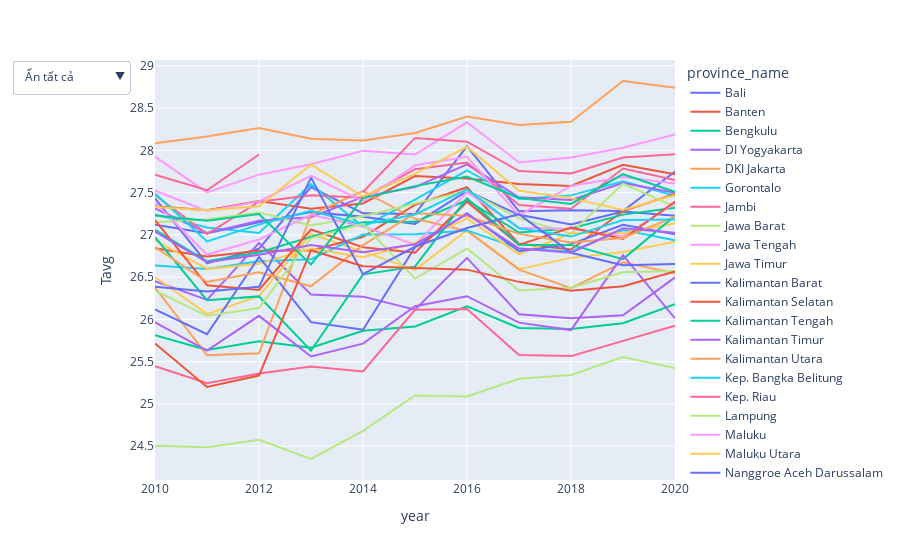

Source (notebook cell):
### Markdown cell above
Kỹ thuật áp dụng:
* Hover data: Khi người dùng di chuột qua một điểm dữ liệu, một tooltip sẽ xuất hiện hiển thị tất cả giá trị ở điểm dữ liệu đó.
* Zoom và cuộn: Người dùng có thể sử dụng công cụ zoom và cuộn để phóng to hoặc thu nhỏ các phần cụ thể của biểu đồ.
* Selection: người dùng có thể nhấp vào từng province_name ở list bên phải để ẩn hoặc hiện đường nhiệt độ của tỉnh đó trên biểu đồ. Có thể ẩn hoặc hiện tất cả tỉnh bằng nút bên trái

### Code cell
df_temp_year = df.groupby(['year','province_name'],as_index=False)['Tavg'].mean()
fig = px.line(df_temp_year, x="year", y="Tavg", color="province_name")
fig.update_layout(
    updatemenus=[
        {
            'buttons': [
                {
                    'args': [{'visible': 'legendonly'}],
                    'label': 'Ẩn tất cả',
                    'method': 'update'
                },
                {
                    'args': [{'visible': True}],
                    'label': 'Hiển thị tất cả',
                    'method': 'update'
                }
            ],
            'direction': 'down',
            'showactive': True,
        }
    ]
)

fig

### Figure 1 — Plotly figure (JSON) as saved in the notebook; plotly's stock layout.template omitted (floating-point values rounded to 4 significant figures)
{"data": [{"hovertemplate": "province_name=Bali<br>year=%{x}<br>Tavg=%{y}<extra></extra>", "legendgroup": "Bali", "line": {"color": "#636efa", "dash": "solid"}, "marker": {"symbol": "circle"}, "mode": "lines", "name": "Bali", "orientation": "v", "showlegend": true, "type": "scatter", "x": [2010, 2011, 2012, 2013, 2014, 2015, 2016, 2017, 2018, 2019, 2020], "xaxis": "x", "y": [27.43, 26.66, 26.84, 27.57, 27.25, 27.25, 28.05, 27.28, 27.29, 27.28, 27.75], "yaxis": "y"}, {"hovertemplate": "province_name=Banten<br>year=%{x}<br>Tavg=%{y}<extra></extra>", "legendgroup": "Banten", "line": {"color": "#EF553B", "dash": "solid"}, "marker": {"symbol": "circle"}, "mode": "lines", "name": "Banten", "orientation": "v", "showlegend": true, "type": "scatter", "x": [2010, 2011, 2012, 2013, 2014, 2015, 2016, 2017, 2018, 2019, 2020], "xaxis": "x", "y": [27.34, 27.29, 27.4, 27.31, 27.37, 27.7, 27.67, 27.6, 27.58, 27.83, 27.72], "yaxis": "y"}, {"hovertemplate": "province_name=Bengkulu<br>year=%{x}<br>Tavg=%{y}<extra></extra>", "legendgroup": "Bengkulu", "line": {"color": "#00cc96", "dash": "solid"}, "marker": {"symbol": "circle"}, "mode": "lines", "name": "Bengkulu", "orientation": "v", "showlegend": true, "type": "scatter", "x": [2010, 2011, 2012, 2013, 2014, 2015, 2016, 2017, 2018, 2019, 2020], "xaxis": "x", "y": [25.81, 25.64, 25.74, 25.66, 25.87, 25.92, 26.15, 25.9, 25.89, 25.95, 26.18], "yaxis": "y"}, {"hovertemplate": "province_name=DI Yogyakarta<br>year=%{x}<br>Tavg=%{y}<extra></extra>", "legendgroup": "DI Yogyakarta", "line": {"color": "#ab63fa", "dash": "solid"}, "marker": {"symbol": "circle"}, "mode": "lines", "name": "DI Yogyakarta", "orientation": "v", "showlegend": true, "type": "scatter", "x": [2010, 2011, 2012, 2013, 2014, 2015, 2016, 2017, 2018, 2019, 2020], "xaxis": "x", "y": [26.45, 26.23, 26.9, 26.3, 26.27, 26.11, 26.73, 26.06, 26.01, 26.05, 26.5], "yaxis": "y"}, {"hovertemplate": "province_name=DKI Jakarta<br>year=%{x}<br>Tavg=%{y}<extra></extra>", "legendgroup": "DKI Jakarta", "line": {"color": "#FFA15A", "dash": "solid"}, "marker": {"symbol": "circle"}, "mode": "lines", "name": "DKI Jakarta", "orientation": "v", "showlegend": true, "type": "scatter", "x": [2010, 2011, 2012, 2013, 2014, 2015, 2016, 2017, 2018, 2019, 2020], "xaxis": "x", "y": [28.09, 28.16, 28.26, 28.14, 28.12, 28.2, 28.4, 28.3, 28.34, 28.82, 28.74], "yaxis": "y"}, {"hovertemplate": "province_name=Gorontalo<br>year=%{x}<br>Tavg=%{y}<extra></extra>", "legendgroup": "Gorontalo", "line": {"color": "#19d3f3", "dash": "solid"}, "marker": {"symbol": "circle"}, "mode": "lines", "name": "Gorontalo", "orientation": "v", "showlegend": true, "type": "scatter", "x": [2010, 2011, 2012, 2013, 2014, 2015, 2016, 2017, 2018, 2019, 2020], "xaxis": "x", "y": [27.24, 27.09, 27.02, 27.6, 27.1, 27.42, 27.76, 27.42, 27.47, 27.63, 27.46], "yaxis": "y"}, {"hovertemplate": "province_name=Jambi<br>year=%{x}<br>Tavg=%{y}<extra></extra>", "legendgroup": "Jambi", "line": {"color": "#FF6692", "dash": "solid"}, "marker": {"symbol": "circle"}, "mode": "lines", "name": "Jambi", "orientation": "v", "showlegend": true, "type": "scatter", "x": [2010, 2011, 2012, 2013, 2014, 2015, 2016, 2017, 2018, 2019, 2020], "xaxis": "x", "y": [25.45, 25.25, 25.36, 25.44, 25.38, 26.11, 26.12, 25.58, 25.57, 25.75, 25.92], "yaxis": "y"}, {"hovertemplate": "province_name=Jawa Barat<br>year=%{x}<br>Tavg=%{y}<extra></extra>", "legendgroup": "Jawa Barat", "line": {"color": "#B6E880", "dash": "solid"}, "marker": {"symbol": "circle"}, "mode": "lines", "name": "Jawa Barat", "orientation": "v", "showlegend": true, "type": "scatter", "x": [2010, 2011, 2012, 2013, 2014, 2015, 2016, 2017, 2018, 2019, 2020], "xaxis": "x", "y": [24.5, 24.49, 24.58, 24.35, 24.68, 25.1, 25.09, 25.3, 25.34, 25.56, 25.42], "yaxis": "y"}, {"hovertemplate": "province_name=Jawa Tengah<br>year=%{x}<br>Tavg=%{y}<extra></extra>", "legendgroup": "Jawa Tengah", "line": {"color": "#FF97FF", "dash": "solid"}, "marker": {"symbol": "circle"}, "mode": "lines", "name": "Jawa Tengah", "orientation": "v", "showlegend": true, "type": "scatter", "x": [2010, 2011, 2012, 2013, 2014, 2015, 2016, 2017, 2018, 2019, 2020], "xaxis": "x", "y": [27.93, 27.5, 27.71, 27.84, 27.99, 27.95, 28.33, 27.86, 27.91, 28.03, 28.19], "yaxis": "y"}, {"hovertemplate": "province_name=Jawa Timur<br>year=%{x}<br>Tavg=%{y}<extra></extra>", "legendgroup": "Jawa Timur", "line": {"color": "#FECB52", "dash": "solid"}, "marker": {"symbol": "circle"}, "mode": "lines", "name": "Jawa Timur", "orientation": "v", "showlegend": true, "type": "scatter", "x": [2010, 2011, 2012, 2013, 2014, 2015, 2016, 2017, 2018, 2019, 2020], "xaxis": "x", "y": [26.5, 26.06, 26.28, 27.01, 26.8, 26.59, 27.06, 26.59, 26.73, 26.8, 26.92], "yaxis": "y"}, {"hovertemplate": "province_name=Kalimantan Barat<br>year=%{x}<br>Tavg=%{y}<extra></extra>", "legendgroup": "Kalimantan Barat", "line": {"color": "#636efa", "dash": "solid"}, "marker": {"symbol": "circle"}, "mode": "lines", "name": "Kalimantan Barat", "orientation": "v", "showlegend": true, "type": "scatter", "x": [2010, 2011, 2012, 2013, 2014, 2015, 2016, 2017, 2018, 2019, 2020], "xaxis": "x", "y": [27.12, 27.02, 27.15, 27.27, 27.21, 27.13, 27.52, 27.24, 27.12, 27.28, 27.23], "yaxis": "y"}, {"hovertemplate": "province_name=Kalimantan Selatan<br>year=%{x}<br>Tavg=%{y}<extra></extra>", "legendgroup": "Kalimantan Selatan", "line": {"color": "#EF553B", "dash": "solid"}, "marker": {"symbol": "circle"}, "mode": "lines", "name": "Kalimantan Selatan", "orientation": "v", "showlegend": true, "type": "scatter", "x": [2010, 2011, 2012, 2013, 2014, 2015, 2016, 2017, 2018, 2019, 2020], "xaxis": "x", "y": [26.84, 26.74, 26.81, 26.82, 26.98, 27.36, 27.56, 26.89, 26.83, 27.28, 27.48], "yaxis": "y"}, {"hovertemplate": "province_name=Kalimantan Tengah<br>year=%{x}<br>Tavg=%{y}<extra></extra>", "legendgroup": "Kalimantan Tengah", "line": {"color": "#00cc96", "dash": "solid"}, "marker": {"symbol": "circle"}, "mode": "lines", "name": "Kalimantan Tengah", "orientation": "v", "showlegend": true, "type": "scatter", "x": [2010, 2011, 2012, 2013, 2014, 2015, 2016, 2017, 2018, 2019, 2020], "xaxis": "x", "y": [27.06, 26.69, 26.79, 26.98, 27.15, 27.15, 27.41, 27.03, 27.08, 27.24, 27.32], "yaxis": "y"}, {"hovertemplate": "province_name=Kalimantan Timur<br>year=%{x}<br>Tavg=%{y}<extra></extra>", "legendgroup": "Kalimantan Timur", "line": {"color": "#ab63fa", "dash": "solid"}, "marker": {"symbol": "circle"}, "mode": "lines", "name": "Kalimantan Timur", "orientation": "v", "showlegend": true, "type": "scatter", "x": [2010, 2011, 2012, 2013, 2014, 2015, 2016, 2017, 2018, 2019, 2020], "xaxis": "x", "y": [27.31, 27.02, 27.17, 27.21, 27.45, 27.57, 27.83, 27.44, 27.41, 27.61, 27.5], "yaxis": "y"}, {"hovertemplate": "province_name=Kalimantan Utara<br>year=%{x}<br>Tavg=%{y}<extra></extra>", "legendgroup": "Kalimantan Utara", "line": {"color": "#FFA15A", "dash": "solid"}, "marker": {"symbol": "circle"}, "mode": "lines", "name": "Kalimantan Utara", "orientation": "v", "showlegend": true, "type": "scatter", "x": [2010, 2011, 2012, 2013, 2014, 2015, 2016, 2017, 2018, 2019, 2020], "xaxis": "x", "y": [26.38, 25.58, 25.6, 27.24, 27.52, 27.19, 27.05, 26.59, 26.37, 26.67, 26.55], "yaxis": "y"}, {"hovertemplate": "province_name=Kep. Bangka Belitung<br>year=%{x}<br>Tavg=%{y}<extra></extra>", "legendgroup": "Kep. Bangka Belitung", "line": {"color": "#19d3f3", "dash": "solid"}, "marker": {"symbol": "circle"}, "mode": "lines", "name": "Kep. Bangka Belitung", "orientation": "v", "showlegend": true, "type": "scatter", "x": [2010, 2011, 2012, 2013, 2014, 2015, 2016, 2017, 2018, 2019, 2020], "xaxis": "x", "y": [26.64, 26.6, 26.69, 26.71, 27.0, 27.01, 27.05, 26.84, 26.8, 27.06, 26.94], "yaxis": "y"}, {"hovertemplate": "province_name=Kep. Riau<br>year=%{x}<br>Tavg=%{y}<extra></extra>", "legendgroup": "Kep. Riau", "line": {"color": "#FF6692", "dash": "solid"}, "marker": {"symbol": "circle"}, "mode": "lines", "name": "Kep. Riau", "orientation": "v", "showlegend": true, "type": "scatter", "x": [2010, 2011, 2012, 2013, 2014, 2015, 2016, 2017, 2018, 2019, 2020], "xaxis": "x", "y": [27.47, 27.01, 27.39, 27.47, 27.44, 27.78, 27.86, 27.35, 27.31, 27.78, 27.65], "yaxis": "y"}, {"hovertemplate": "province_name=Lampung<br>year=%{x}<br>Tavg=%{y}<extra></extra>", "legendgroup": "Lampung", "line": {"color": "#B6E880", "dash": "solid"}, "marker": {"symbol": "circle"}, "mode": "lines", "name": "Lampung", "orientation": "v", "showlegend": true, "type": "scatter", "x": [2010, 2011, 2012, 2013, 2014, 2015, 2016, 2017, 2018, 2019, 2020], "xaxis": "x", "y": [27.15, 27.18, 27.26, 27.11, 27.22, 27.37, 27.52, 27.2, 27.02, 27.6, 27.33], "yaxis": "y"}, {"hovertemplate": "province_name=Maluku<br>year=%{x}<br>Tavg=%{y}<extra></extra>", "legendgroup": "Maluku", "line": {"color": "#FF97FF", "dash": "solid"}, "marker": {"symbol": "circle"}, "mode": "lines", "name": "Maluku", "orientation": "v", "showlegend": true, "type": "scatter", "x": [2010, 2011, 2012, 2013, 2014, 2015, 2016, 2017, 2018, 2019, 2020], "xaxis": "x", "y": [27.38, 26.77, 26.95, 27.24, 27.1, 26.88, 27.5, 27.09, 27.07, 26.98, 27.37], "yaxis": "y"}, {"hovertemplate": "province_name=Maluku Utara<br>year=%{x}<br>Tavg=%{y}<extra></extra>", "legendgroup": "Maluku Utara", "line": {"color": "#FECB52", "dash": "solid"}, "marker": {"symbol": "circle"}, "mode": "lines", "name": "Maluku Utara", "orientation": "v", "showlegend": true, "type": "scatter", "x": [2010, 2011, 2012, 2013, 2014, 2015, 2016, 2017, 2018, 2019, 2020], "xaxis": "x", "y": [26.94, 26.6, 26.66, 26.84, 26.74, 26.9, 27.19, 26.77, 27.02, 27.02, 27.14], "yaxis": "y"}, {"hovertemplate": "province_name=Nanggroe Aceh Darussalam<br>year=%{x}<br>Tavg=%{y}<extra></extra>", "legendgroup": "Nanggroe Aceh Darussalam", "line": {"color": "#636efa", "dash": "solid"}, "marker": {"symbol": "circle"}, "mode": "lines", "name": "Nanggroe Aceh Darussalam", "orientation": "v", "showlegend": true, "type": "scatter", "x": [2010, 2011, 2012, 2013, 2014, 2015, 2016, 2017, 2018, 2019, 2020], "xaxis": "x", "y": [26.12, 25.82, 26.74, 25.97, 25.88, 26.85, 27.26, 26.81, 26.89, 27.12, 27.01], "yaxis": "y"}, {"hovertemplate": "province_name=Nusa Tenggara Barat<br>year=%{x}<br>Tavg=%{y}<extra></extra>", "legendgroup": "Nusa Tenggara Barat", "line": {"color": "#EF553B", "dash": "solid"}, "marker": {"symbol": "circle"}, "mode": "lines", "name": "Nusa Tenggara Barat", "orientation": "v", "showlegend": true, "type": "scatter", "x": [2010, 2011, 2012, 2013, 2014, 2015, 2016, 2017, 2018, 2019, 2020], "xaxis": "x", "y": [27.18, 26.4, 26.35, 27.06, 26.85, 26.79, 27.39, 26.88, 27.09, 26.95, 27.39], "yaxis": "y"}, {"hovertemplate": "province_name=Nusa Tenggara Timur<br>year=%{x}<br>Tavg=%{y}<extra></extra>", "legendgroup": "Nusa Tenggara Timur", "line": {"color": "#00cc96", "dash": "solid"}, "marker": {"symbol": "circle"}, "mode": "lines", "name": "Nusa Tenggara Timur", "orientation": "v", "showlegend": true, "type": "scatter", "x": [2010, 2011, 2012, 2013, 2014, 2015, 2016, 2017, 2018, 2019, 2020], "xaxis": "x", "y": [26.97, 26.23, 26.27, 25.63, 26.53, 26.62, 27.43, 26.88, 26.88, 26.71, 27.23], "yaxis": "y"}, {"hovertemplate": "province_name=Papua<br>year=%{x}<br>Tavg=%{y}<extra></extra>", "legendgroup": "Papua", "line": {"color": "#ab63fa", "dash": "solid"}, "marker": {"symbol": "circle"}, "mode": "lines", "name": "Papua", "orientation": "v", "showlegend": true, "type": "scatter", "x": [2010, 2011, 2012, 2013, 2014, 2015, 2016, 2017, 2018, 2019, 2020], "xaxis": "x", "y": [25.96, 25.63, 26.04, 25.56, 25.71, 26.16, 26.27, 25.96, 25.87, 26.76, 26.01], "yaxis": "y"}, {"hovertemplate": "province_name=Papua Barat<br>year=%{x}<br>Tavg=%{y}<extra></extra>", "legendgroup": "Papua Barat", "line": {"color": "#FFA15A", "dash": "solid"}, "marker": {"symbol": "circle"}, "mode": "lines", "name": "Papua Barat", "orientation": "v", "showlegend": true, "type": "scatter", "x": [2010, 2011, 2012, 2013, 2014, 2015, 2016, 2017, 2018, 2019, 2020], "xaxis": "x", "y": [26.86, 26.44, 26.56, 26.39, 26.88, 27.26, 27.23, 27.01, 26.91, 26.96, 27.21], "yaxis": "y"}, {"hovertemplate": "province_name=Riau<br>year=%{x}<br>Tavg=%{y}<extra></extra>", "legendgroup": "Riau", "line": {"color": "#19d3f3", "dash": "solid"}, "marker": {"symbol": "circle"}, "mode": "lines", "name": "Riau", "orientation": "v", "showlegend": true, "type": "scatter", "x": [2010, 2011, 2012, 2013, 2014, 2015, 2016, 2017, 2018, 2019, 2020], "xaxis": "x", "y": [27.49, 26.92, 27.12, 27.28, 27.12, 27.24, 27.54, 27.08, 26.98, 27.18, 27.18], "yaxis": "y"}, {"hovertemplate": "province_name=Sulawesi Barat<br>year=%{x}<br>Tavg=%{y}<extra></extra>", "legendgroup": "Sulawesi Barat", "line": {"color": "#FF6692", "dash": "solid"}, "marker": {"symbol": "circle"}, "mode": "lines", "name": "Sulawesi Barat", "orientation": "v", "showlegend": true, "type": "scatter", "x": [2010, 2011, 2012, 2013, 2014, 2015, 2016, 2017, 2018, 2019, 2020], "xaxis": "x", "y": [27.71, 27.53, 27.95, null, 27.51, 28.15, 28.1, 27.75, 27.73, 27.92, 27.95], "yaxis": "y"}, {"hovertemplate": "province_name=Sulawesi Selatan<br>year=%{x}<br>Tavg=%{y}<extra></extra>", "legendgroup": "Sulawesi Selatan", "line": {"color": "#B6E880", "dash": "solid"}, "marker": {"symbol": "circle"}, "mode": "lines", "name": "Sulawesi Selatan", "orientation": "v", "showlegend": true, "type": "scatter", "x": [2010, 2011, 2012, 2013, 2014, 2015, 2016, 2017, 2018, 2019, 2020], "xaxis": "x", "y": [26.34, 26.04, 26.13, 26.96, 27.13, 26.48, 26.84, 26.34, 26.37, 26.56, 26.57], "yaxis": "y"}, {"hovertemplate": "province_name=Sulawesi Tengah<br>year=%{x}<br>Tavg=%{y}<extra></extra>", "legendgroup": "Sulawesi Tengah", "line": {"color": "#FF97FF", "dash": "solid"}, "marker": {"symbol": "circle"}, "mode": "lines", "name": "Sulawesi Tengah", "orientation": "v", "showlegend": true, "type": "scatter", "x": [2010, 2011, 2012, 2013, 2014, 2015, 2016, 2017, 2018, 2019, 2020], "xaxis": "x", "y": [27.52, 27.28, 27.4, 27.7, 27.4, 27.82, 27.92, 27.23, 27.58, 27.68, 27.61], "yaxis": "y"}, {"hovertemplate": "province_name=Sulawesi Tenggara<br>year=%{x}<br>Tavg=%{y}<extra></extra>", "legendgroup": "Sulawesi Tenggara", "line": {"color": "#FECB52", "dash": "solid"}, "marker": {"symbol": "circle"}, "mode": "lines", "name": "Sulawesi Tenggara", "orientation": "v", "showlegend": true, "type": "scatter", "x": [2010, 2011, 2012, 2013, 2014, 2015, 2016, 2017, 2018, 2019, 2020], "xaxis": "x", "y": [27.33, 27.29, 27.34, 27.83, 27.45, 27.72, 28.04, 27.52, 27.43, 27.29, 27.47], "yaxis": "y"}, {"hovertemplate": "province_name=Sulawesi Utara<br>year=%{x}<br>Tavg=%{y}<extra></extra>", "legendgroup": "Sulawesi Utara", "line": {"color": "#636efa", "dash": "solid"}, "marker": {"symbol": "circle"}, "mode": "lines", "name": "Sulawesi Utara", "orientation": "v", "showlegend": true, "type": "scatter", "x": [2010, 2011, 2012, 2013, 2014, 2015, 2016, 2017, 2018, 2019, 2020], "xaxis": "x", "y": [26.38, 26.33, 26.39, 27.68, 26.53, 26.86, 27.08, 27.24, 26.79, 26.64, 26.66], "yaxis": "y"}, {"hovertemplate": "province_name=Sumatera Barat<br>year=%{x}<br>Tavg=%{y}<extra></extra>", "legendgroup": "Sumatera Barat", "line": {"color": "#EF553B", "dash": "solid"}, "marker": {"symbol": "circle"}, "mode": "lines", "name": "Sumatera Barat", "orientation": "v", "showlegend": true, "type": "scatter", "x": [2010, 2011, 2012, 2013, 2014, 2015, 2016, 2017, 2018, 2019, 2020], "xaxis": "x", "y": [25.71, 25.2, 25.34, 26.82, 26.63, 26.61, 26.59, 26.44, 26.34, 26.39, 26.57], "yaxis": "y"}, {"hovertemplate": "province_name=Sumatera Selatan<br>year=%{x}<br>Tavg=%{y}<extra></extra>", "legendgroup": "Sumatera Selatan", "line": {"color": "#00cc96", "dash": "solid"}, "marker": {"symbol": "circle"}, "mode": "lines", "name": "Sumatera Selatan", "orientation": "v", "showlegend": true, "type": "scatter", "x": [2010, 2011, 2012, 2013, 2014, 2015, 2016, 2017, 2018, 2019, 2020], "xaxis": "x", "y": [27.23, 27.17, 27.25, 26.65, 27.43, 27.58, 27.69, 27.44, 27.37, 27.72, 27.51], "yaxis": "y"}, {"hovertemplate": "province_name=Sumatera Utara<br>year=%{x}<br>Tavg=%{y}<extra></extra>", "legendgroup": "Sumatera Utara", "line": {"color": "#ab63fa", "dash": "solid"}, "marker": {"symbol": "circle"}, "mode": "lines", "name": "Sumatera Utara", "orientation": "v", "showlegend": true, "type": "scatter", "x": [2010, 2011, 2012, 2013, 2014, 2015, 2016, 2017, 2018, 2019, 2020], "xaxis": "x", "y": [27.04, 26.68, 26.76, 26.88, 26.8, 26.89, 27.24, 26.84, 26.79, 27.08, 27.03], "yaxis": "y"}], "layout": {"legend": {"title": {"text": "province_name"}, "tracegroupgap": 0}, "margin": {"t": 60}, "updatemenus": [{"buttons": [{"args": [{"visible": "legendonly"}], "label": "Ẩn tất cả", "method": "update"}, {"args": [{"visible": true}], "label": "Hiển thị tất cả", "method": "update"}], "direction": "down", "showactive": true}], "xaxis": {"anchor": "y", "domain": [0, 1], "title": {"text": "year"}}, "yaxis": {"anchor": "x", "domain": [0, 1], "title": {"text": "Tavg"}}}}
